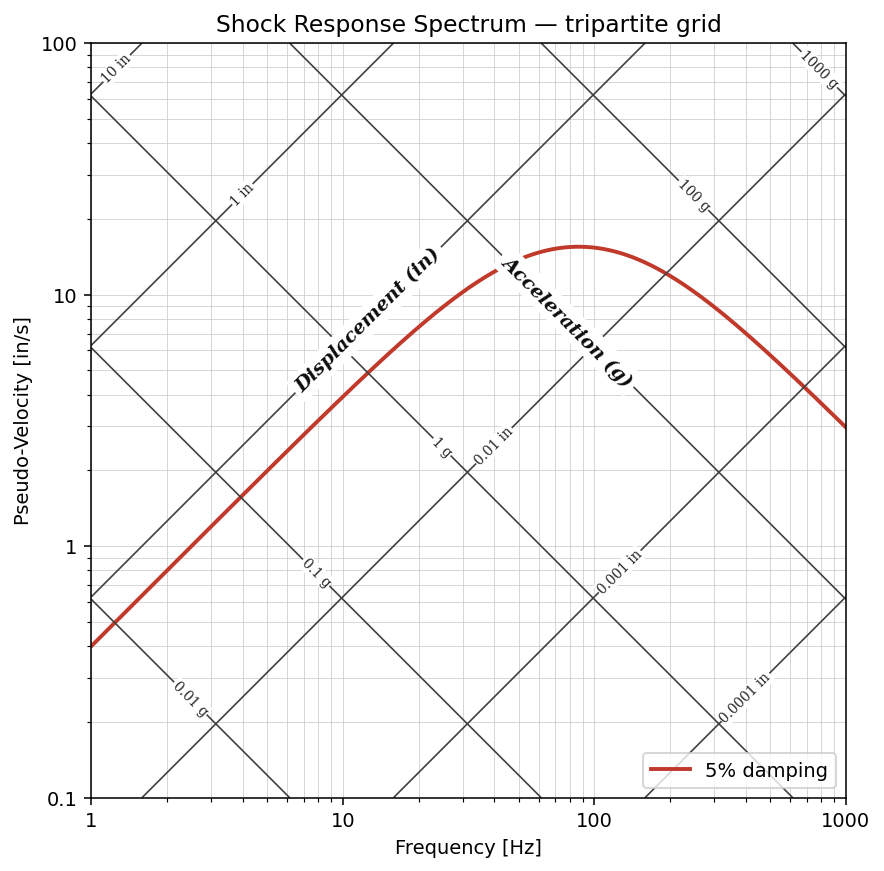

Reproduce this figure in Python.
"""Render a synthetic shock response spectrum on a tripartite grid.

Run:  python examples/shock_spectrum.py
Output: shock_spectrum.png next to this script.
"""
from __future__ import annotations

from pathlib import Path

import matplotlib.pyplot as plt
import numpy as np

import triplot  # noqa: F401 — registers projection


def srs_curve(f, f_corner=50.0, peak_v=20.0):
    """Toy SRS-ish shape: velocity-flat through mid freqs, rolling off at ends."""
    return peak_v / np.sqrt(1.0 + (f / (3.0 * f_corner)) ** 2 + (f_corner / f) ** 2)


def main():
    f = np.logspace(0, 3, 400)
    v = srs_curve(f)

    fig, ax = plt.subplots(figsize=(9, 7), subplot_kw={"projection": "tripartite"})
    ax.set_xlim(1, 1000)
    ax.set_ylim(0.1, 100)
    ax.plot(f, v, linewidth=2.0, color="#c0392b", label="5% damping")
    ax.grid_diagonal(True)
    ax.set_damping(0.05)
    ax.set_title("Shock Response Spectrum — tripartite grid")
    ax.legend(loc="lower right")

    out = Path(__file__).with_name("shock_spectrum.png")
    fig.savefig(out, dpi=140, bbox_inches="tight")
    print(f"wrote {out}")


if __name__ == "__main__":
    main()
